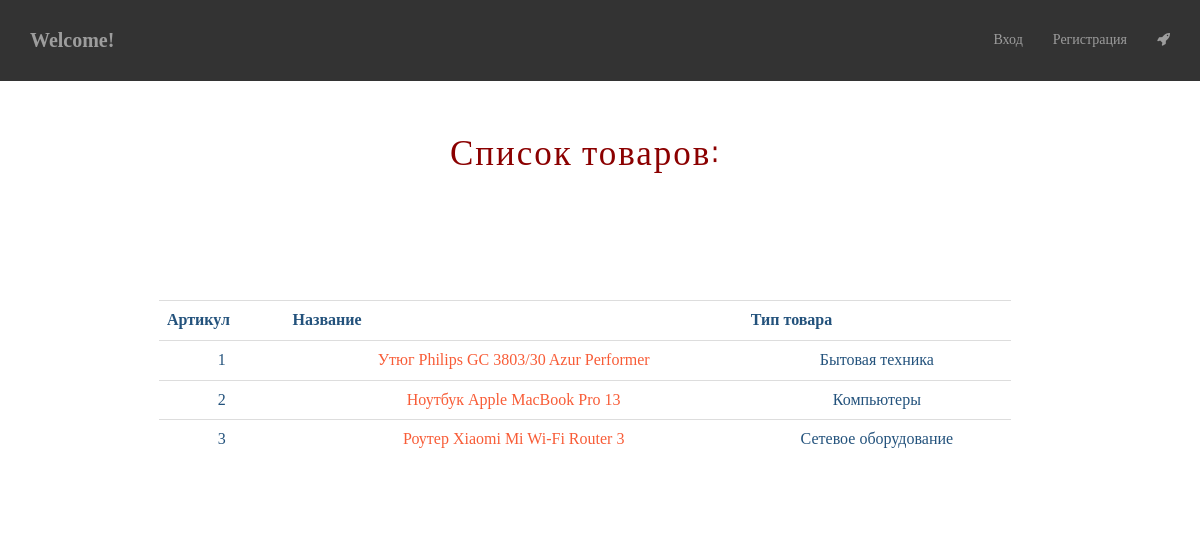
Page /tovar on the committed database.
### my_app/models.py (models this page shows, shortened)
class Tovar(models.Model):
    class Meta():
        db_table = "Tovar"
        verbose_name_plural = "Товары"
        verbose_name = "Товар"
    id_tovar = models.AutoField(primary_key=True)
    name_tovar = models.CharField(max_length=50, verbose_name='Название товара')
    type_tovar = models.CharField(max_length=50, verbose_name='Тип товара')
    photo_tovar = models.ImageField(null=True, blank=True, verbose_name='Фото Товара')
    opisanie_tovar = models.CharField(max_length=2055, blank=True, verbose_name='Описание товара')
    user = models.ManyToManyField(User,  verbose_name='ID отзыва', through="Feedback", through_fields=('tovar','fb_users'))

### my_app/views.py (the view)
# urls.py: url(r'^tovar', TovarList.as_view(), name='tovar_url'),
class TovarList(ListView):
    form_class = TovarForm
    model = Tovar
    template_name = "tovar.html"
    paginate_by = 3
    def get_context_data(self, **kwargs):
        context = super().get_context_data(**kwargs)
        context['feedbacks'] = Feedback.objects.all()
        return context

### templates/tovar.html (shortened to what this page needs)
<!DOCTYPE html>
{% extends 'base.html' %}
{% block body2 %}
    <div id="headerwrap">
        <h2>Список товаров:</h2>
    <br><br><br><br>
      <div class="container">
{% if object_list %}
    <div class ="my-flex-container1">
    <div class ="my-flex-block2">
    <table class="table table-dark">
    <tr>
      <th scope="col">Артикул</th>
      <th scope="col">Название</th>
      <th scope="col">Тип товара</th>
    </tr>
 {% for tovar in object_list %}
     <tr>
         <td>{{ tovar.id_tovar }}</td>
         <td><a href={% url "tovar_show_url"%}?id={{ tovar.id_tovar }} > {{ tovar.name_tovar}}</a></td>
         <td>{{ tovar.type_tovar}}</td>
     </tr>
 {% endfor %}
    </table>
{% else %}
                  <h3></h3>
            <p>Пока не добавлено ни одного товара</p>
{% endif %}
    </div>
 </div>
{% endblock %}

### templates/base.html (shortened to what this page needs)
<!DOCTYPE html>
<html lang="en">
<head>
    {% load static %}
    <link rel="stylesheet" href="static/Bootstrap/css/bootstrap.css">
    <link rel="stylesheet" href="static/Bootstrap/css/main.css">
    <link rel="stylesheet" href="static/Bootstrap/css/font-awesome.min.css">
</head>
    <body>
    <div class="navbar navbar-inverse navbar-fixed-top">
        <div class="container">
            <div class="navbar-header">
                <a class="navbar-brand" href="{%url 'main_url'  %}">Welcome!</a>
            </div>
            <div class="navbar-collapse collapse">
                <ul class="nav navbar-nav navbar-right">
                            {% if request.user.is_authenticated %}
                                    <span>{{ request.user.username }}</span>
                                    <li><a href="{% url 'logout_url' %}">Выйти</a></li>
                                  {% else %}
                                     <li><a href="{% url 'login_url' %}">Вход</a></li>
                                     <li><a href="{% url 'registration_url' %}">Регистрация</a></li>
                                  {% endif %}
                <li> <li><a href="{%url 'admin:index'  %}"><i class="fa fa-rocket fa-invert" aria-hidden="true"></i></a></li></li>
                </ul>
            </div>
        </div>
    </div>
    {% block body2 %}{% endblock %}
    </body>
</html>

### rows in the picture
Tovar: id_tovar "1", name_tovar "Утюг Philips GC 3803/30 Azur Performer", type_tovar "Бытовая техника"
Tovar: id_tovar "2", name_tovar "Ноутбук Apple MacBook Pro 13", type_tovar "Компьютеры"
Tovar: id_tovar "3", name_tovar "Роутер Xiaomi Mi Wi-Fi Router 3", type_tovar "Сетевое оборудование"
